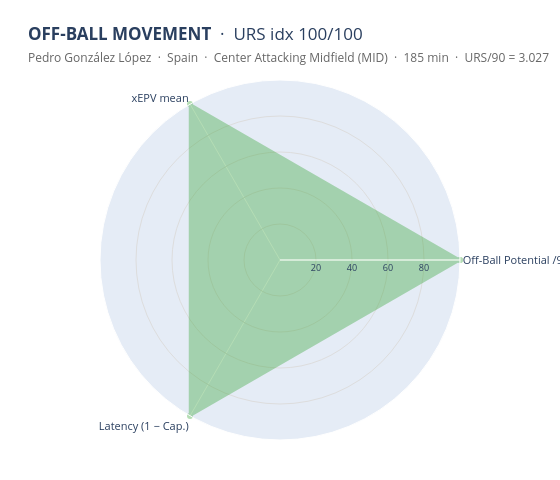

The cell this chart's notebook holds for it:
### Markdown cell above
## Section 8 — Off-ball radar (profile behind the URS index)

URS /90 is the headline index; its within-role percentile is the H3 player rating. The radar does not repeat it but profiles what sits behind it, on three within-role-percentile axes (outside = better):

* **Off-Ball Potential /90**: volume × quality of off-ball exposure
* **xEPV mean**: quality of the average frame, separating "few great runs" from "many decent ones"
* **Latency (1 − Cap.)**: share of the offered value left uncapitalised

A shadow runner reads high on all three; a trusted threat has Potential and xEPV mean high but Latency low; a peripheral player is low everywhere. Hover shows the raw value and the within-role percentile.

### Code cell
# Example: the URS /90 leader (the H3 archetype headline player)
from src.urs import off_ball_radar

top_player = elig.nlargest(1, 'urs_per90').iloc[0]['player']
print(f"Highest URS /90: {top_player}")
off_ball_radar(top_player)

### Figure 1 — Plotly figure (JSON) as saved in the notebook; plotly's stock layout.template omitted (floating-point values rounded to 4 significant figures)
{"data": [{"fill": "toself", "fillcolor": "#2ca02c", "hoverinfo": "text", "hovertext": ["<b>Off-Ball Potential /90</b><br>Raw: 3.580<br>Pct in MID: 100", "<b>xEPV mean</b><br>Raw: 0.036<br>Pct in MID: 100", "<b>Latency (1 − Cap.)</b><br>Raw: 0.845<br>Pct in MID: 100", "<b>Off-Ball Potential /90</b><br>Raw: 3.580<br>Pct in MID: 100"], "line": {"color": "#2ca02c", "width": 2.5}, "name": "Pedro González López (MID)", "opacity": 0.35, "r": [100, 100, 100, 100], "showlegend": false, "theta": ["Off-Ball Potential /90", "xEPV mean", "Latency (1 − Cap.)", "Off-Ball Potential /90"], "type": "scatterpolar"}], "layout": {"height": 480, "margin": {"b": 40, "l": 60, "r": 60, "t": 80}, "polar": {"angularaxis": {"tickfont": {"size": 11}}, "radialaxis": {"gridcolor": "#ddd", "range": [0, 100], "tickfont": {"size": 9}, "tickvals": [20, 40, 60, 80]}}, "title": {"text": "<b>OFF-BALL MOVEMENT</b>  ·  URS idx 100/100<br><span style='font-size:12px;color:#666'>Pedro González López  ·  Spain  ·  Center Attacking Midfield (MID)  ·  185 min  ·  URS/90 = 3.027</span>"}, "width": 560}}
